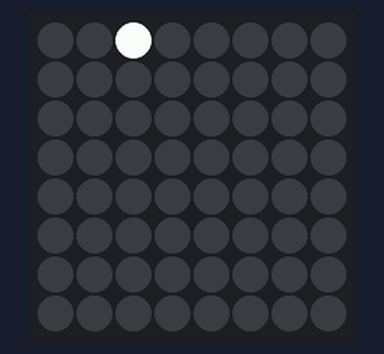
Recording of a program running on a simulated Raspberry Pi (BCM pin numbers) with a Sense HAT. Parts: the Sense HAT's 8×8 RGB LED matrix. Random numbers come from a fixed seed.

Above: at 0.12 s.
At 0.62 s:
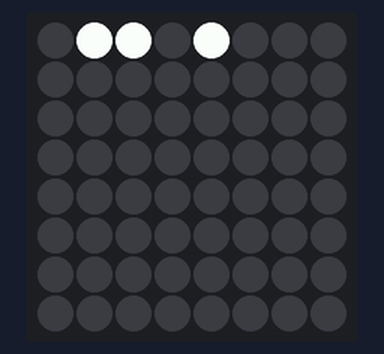
At 1.7 s:
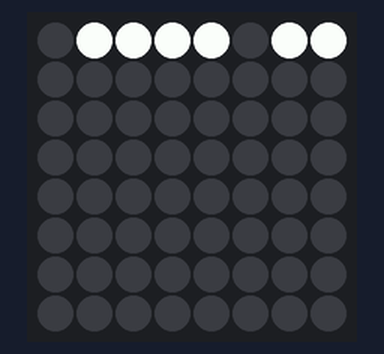
At 3.9 s:
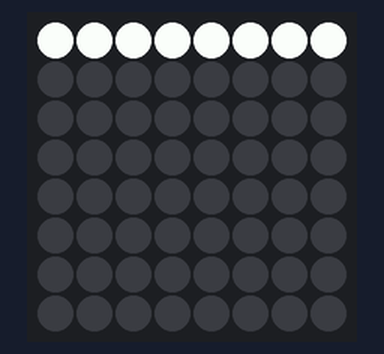

The program:

1_createflakes.py
```python
from sense_hat import SenseHat
from random import randint
from time import sleep

hat = SenseHat()
snowflakes = []

def main():
	while True:
		add_snowflake()
		draw()

		sleep(0.2)


def draw():
	hat.clear()

	for snowflake in snowflakes:
		hat.set_pixel(snowflake[0], snowflake[1], 255, 255, 255)


def move():
	pass


def add_snowflake():
	newflake = [randint(0,7), 0]
	snowflakes.append(newflake)


if __name__ == "__main__": main()
```
